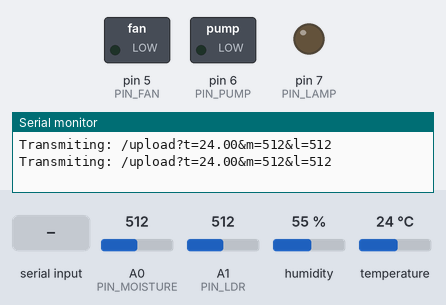
Bench run of a sketch on a simulated Arduino Uno, built with avr-gcc and run on an emulated ATmega328P. Parts: switched loads named in the sketch (green lamp = pin HIGH), output pins drawn as LEDs (lit = HIGH), the last lines printed to the serial monitor. The inputs (shaded band) are chosen by the test bench; at power-on: A0 (PIN_MOISTURE) = 512, A1 (PIN_LDR) = 512, humidity 55 %, temperature 24 °C.

Above: at 1.8 s.
1.9 s: "b111\n" received over the second serial link
At 2.5 s:
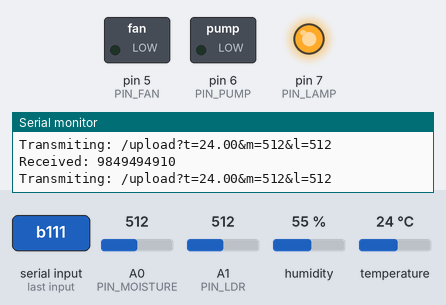
3.5 s: "5\n" received over the second serial link
At 6.6 s:
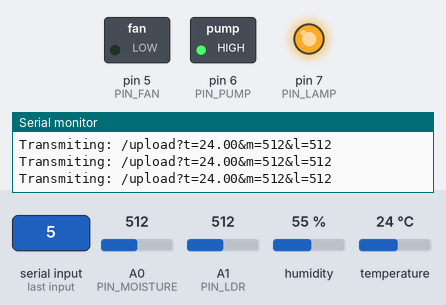
11.7 s: "b000\n" received over the second serial link
At 12.9 s:
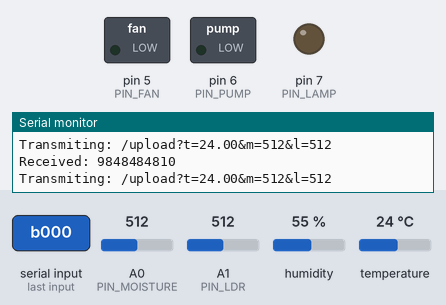
Timing chart, 0 to 14.2 s (numbered marks = the images above; inputs shaded):
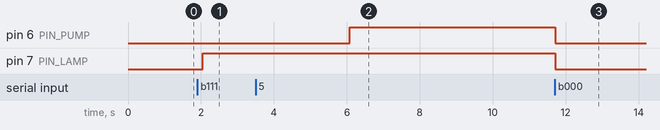

The sketch:

uno.ino
```cpp
#include <SoftwareSerial.h>
#include<dht.h>

// Sensors
#define PIN_THERMOMETER 2
#define PIN_MOISTURE A0
#define PIN_LDR A1

// Actuators
#define PIN_FAN 5
#define PIN_PUMP 6// TODO: Servo
#define PIN_LAMP 7

// Software serial setup
#define RX 10
#define TX 11
SoftwareSerial mySerial(RX,TX);

int INTERVAL = 1000;

dht DHT;

void setup(){
    Serial.begin(115200);

    pinMode(PIN_FAN,OUTPUT);
    pinMode(PIN_PUMP,OUTPUT); // TODO: Servo
    pinMode(PIN_LAMP,OUTPUT);

    // Serial to wemos
    mySerial.begin(115200);
}

// Expected format 0 - 7 "b000" - "b111"
// FAN-PUMP-LAMP
void parseAndServiceRequest(String request){
    int r = request.toInt();
	INTERVAL = (r % 10) * 1000;
	r /= 10;

    digitalWrite(PIN_FAN ,r & (1<<2));
    digitalWrite(PIN_PUMP,r & (1<<1)); // TODO: Servo
    digitalWrite(PIN_LAMP,r & (1<<0));
}

// Format /upload?t=32.28&m=1023&l=1023
String stringifyData(){
    String allData = "";
    // TODO: Thermometer
    DHT.read11(PIN_THERMOMETER);
    float t = DHT.temperature;
    int m = analogRead(PIN_MOISTURE);
    int l = analogRead(PIN_LDR);
    allData = "/upload?t="+String(t)+"&m="+String(m)+"&l="+String(l);
    return allData;
}

void loop(){
    String input = "";

    // Read all incomming data
    while(mySerial.available()){
        input += mySerial.read();
    }

    // Service the request
    if(input.length() > 0){
        Serial.println("Received: "+input);
        parseAndServiceRequest(input);
    }

    // Gather sensor data and transmit
    String output = stringifyData();
    Serial.println("Transmiting: "+output);
    mySerial.print(output);

    delay(INTERVAL);
}
```

Measured:
- after the input at 1.9 s, pin 7 (PIN_LAMP): LOW → HIGH after 0.15 s
- after the input at 3.5 s, pin 6 (PIN_PUMP): LOW → HIGH after 2.6 s
- after the input at 11.7 s, pin 6 (PIN_PUMP), pin 7 (PIN_LAMP): HIGH → LOW at once
